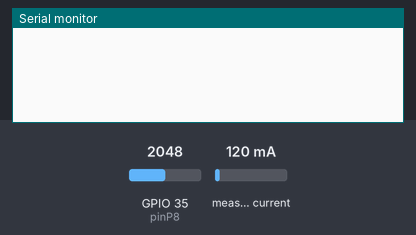
Bench run of a sketch on a simulated ESP32. Shown: the last lines printed to the serial monitor. The test bench sets the inputs (shaded band); at power-on: measured current 120 mA, GPIO 35 (pinP8) = 2048. WiFi joins after 1.5 s; servers stay silent unless stated.

Above: at 3.0 s.
3.1 s: measured current set to 40 mA
At 7.3 s:
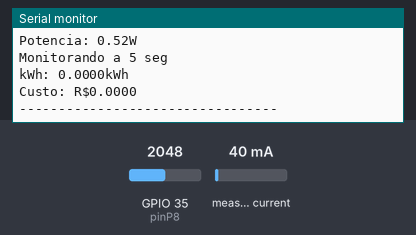
8.3 s: GPIO 35 (pinP8) set to 2866
9.8 s: measured current set to 500 mA
11.3 s: GPIO 35 (pinP8) set to 3603
At 11.95 s:
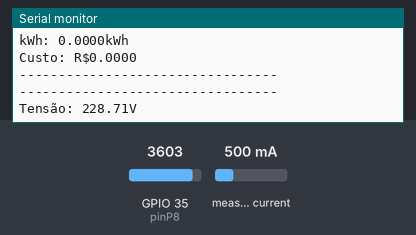

The sketch:

monitor-energia.ino
```cpp
/*Programa : Medidor de tensão(P8) e corrente(SCT-013 100A) com ESP32
  Autor : Elizabeth Carvalho
  Baseado no programa exemplo da biblioteca EmonLib e Blynk
*/

//Carrega as bibliotecas
#include "EmonLib.h"
#include <WiFi.h>
#include <WiFiClient.h>
#include <BlynkSimpleEsp32.h>

//Constantes
#define BLYNK_PRINT Serial
#define pinSCT 34
#define pinP8 35

//Variaveis
EnergyMonitor SCT013;
BlynkTimer timer;
char auth[] = ""; //Token autenticação app Blynk
char ssid[] = ""; //SSID rede Wi-Fi 2.4Ghz
char pass[] = ""; //Senha da rede Wi-Fi
float kWh = 0;
unsigned long lastmillis = millis();
int inputP8 = 0;
double tensao = 0;
double custokwhLight = 0.68334;
double custo = 0;
unsigned long start, finished, elapsed;
String tempo = "";

void timerEvent(){
  Serial.println("---------------------------------");

  //Tensao
  inputP8 = analogRead(pinP8);
  tensao = (inputP8*6.5)/102.4;
  Serial.print("Tensão: "); Serial.print(tensao); Serial.println("V");
  Blynk.virtualWrite(V0, tensao);

  //Corrente
  double corrente = SCT013.calcIrms(1480)/10; // Calcula o valor da Corrente
  Serial.print("Corrente: "); Serial.print(corrente); Serial.println("A");
  Blynk.virtualWrite(V1, corrente);

  //Potencia
  double potencia = corrente * tensao; // Calcula o valor da Potencia Ativa (P = V x A x Fp | Fp=1)
  Serial.print("Potencia: "); Serial.print(potencia); Serial.println("W");
  Blynk.virtualWrite(V2, potencia);

  //Tempo de Monitoramento em segundos / minutos
  finished=millis();
  elapsed=(finished-start)/1000;
  if(elapsed < 60){
    tempo = String(elapsed,DEC) + " seg";
  }
  else{
    elapsed = elapsed/60;
    tempo = String(elapsed,DEC) + " min";
  }
  Serial.println("Monitorando a " + tempo);
  Blynk.virtualWrite(V5, "Monitorando a:");
  Blynk.virtualWrite(V6, tempo);

  //Consumo
  kWh = kWh + potencia*(millis()-lastmillis)/3600000000.0;
  Serial.print("kWh: "); Serial.print(kWh, 4); Serial.println("kWh");
  lastmillis = millis();
  Blynk.virtualWrite(V3, kWh);

  //Custo
  custo = custokwhLight * kWh;
  Serial.print("Custo: R$"); Serial.println(custo, 4);
  Blynk.virtualWrite(V4, custo);


  Serial.println("---------------------------------");
}


void setup()
{
  pinMode(pinP8,INPUT);
  SCT013.current(pinSCT, 60.606);
  Serial.begin(9600);
  Blynk.begin(auth, ssid, pass);
  timer.setInterval(5000L, timerEvent);
  start=millis();
}

void loop()
{
  Blynk.run();
  timer.run();
}
```

Measured:
- after the input at 3.1 s, the serial monitor: prints a new line after 3.9 s (image 1)
- after the input at 11.3 s, the serial monitor: prints a new line after 0.50 s (image 2)
